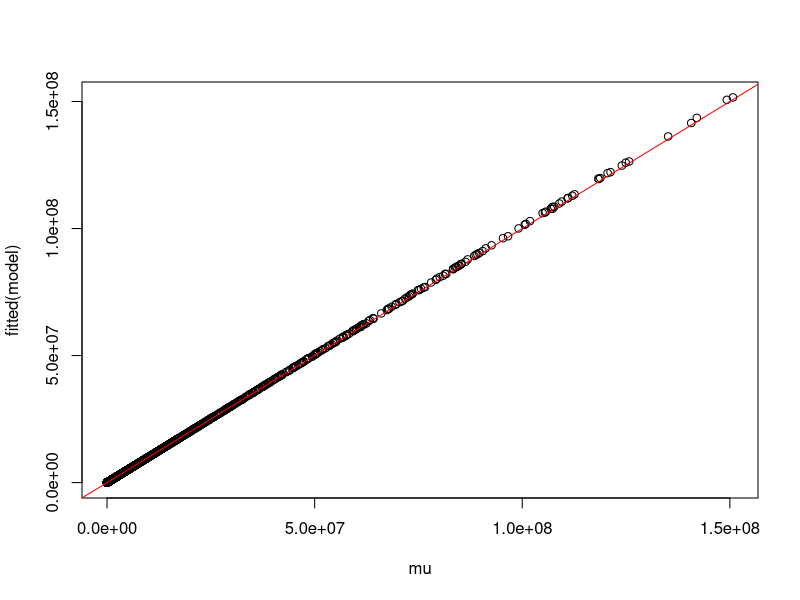

R code for this plot:
# Title     : Minimal example for testing random effects models in R
# Objective : TODO
# Created by: josef
# Created on: 15.04.20
library(lme4)

# 1. Generate Data
n_obs = 10000
n_groups = 20

x1 = runif(n_obs) * 3
x2 = runif(n_obs) * 2
grp = factor(trunc(runif(n_obs) * n_groups))

eta = 2 + 3 * x1 + 4 * x2
mu = exp(eta) # = E[Y | X] (we use log link)

phi = 0.5
shape_param = 1 / phi
scale_param = mu * phi

y = rgamma(n = n_obs, shape = shape_param, scale = scale_param)

# 2. Fit the model
model = glmer("y ~ x1 + x2 + (1|grp)", family = Gamma(link='log'))

# 3. Analyze results
plot(mu, fitted(model))
abline(0,1, col = "red")